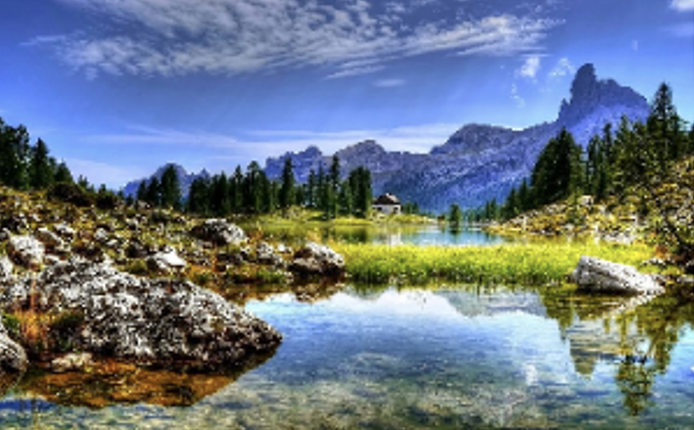
#> input picture Aadesh_Varude_Homework_11/part3_img.png, 694 x 430 px, found by its file name
$ python part3.py
#> lines starting #> are read from the running program, lines starting #| are printed output that depends on the picture
import numpy as np
import cv2 as cv
import matplotlib.pyplot as plt

# Read the image
img = cv.imread('Aadesh_Varude_Homework_11/part3_img.png')
#> img is the input picture: shape (430, 694, 3); mean B, G, R 133.2, 119.8, 107.1

# Reshape the image
Z = img.reshape((-1, 3))
Z = np.float32(Z)

# Define criteria and values of K
criteria = (cv.TERM_CRITERIA_EPS + cv.TERM_CRITERIA_MAX_ITER, 10, 1.0) # Default criteria
criteria_1=(cv.TERM_CRITERIA_MAX_ITER, 50, 1.0) # My new criteria
k_values = [2, 3, 5, 10, 20, 40] # Values assigned by professor
k_values_1 = [3, 5, 10, 30, 50, 70] # Self K values

# Set up the subplot grid
rows = 2
cols = 3
fig, axs = plt.subplots(rows, cols, figsize=(12, 8))

for i, K in enumerate(k_values):
    # Apply kmeans
    ret, label, center = cv.kmeans(Z, K, None, criteria, 10, cv.KMEANS_RANDOM_CENTERS)

    # Convert back into uint8 and reshape the image
    center = np.uint8(center)
    res = center[label.flatten()]
    res2 = res.reshape(img.shape)

    # Plot the images
    ax = axs[i // cols, i % cols]
    ax.imshow(cv.cvtColor(res2, cv.COLOR_BGR2RGB))
    ax.set_title(f'K = {K}')
    ax.axis('off')
#> this loop made 6 passes
#> ret on passes 3 to 6: 554148907.1, 264505061, 142915905.4, 94328694.7
#> (ret, center) on passes 1 to 2: (1.55e+09, [[185, 150, 129], [47, 69, 70]]), (1.04e+09, [[30, 54, 57], [222, 176, 151], [137, 122, 108]])
#> pass 1, `res2 = res.reshape(img.shape)`:
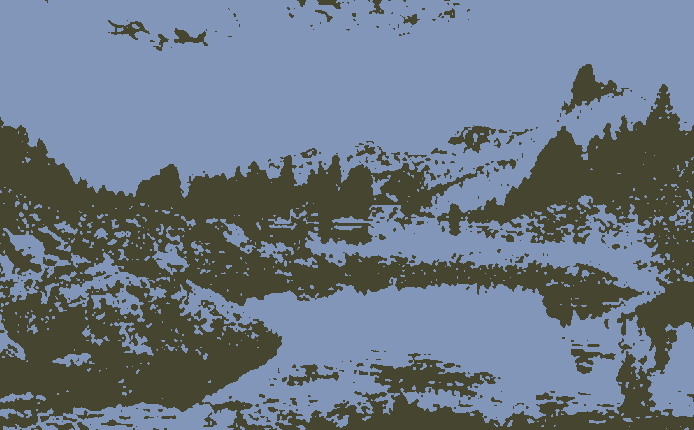
#> res2: shape (430, 694, 3); mean B, G, R 132.5, 119.2, 106.6
#> pass 2, `res2 = res.reshape(img.shape)`:
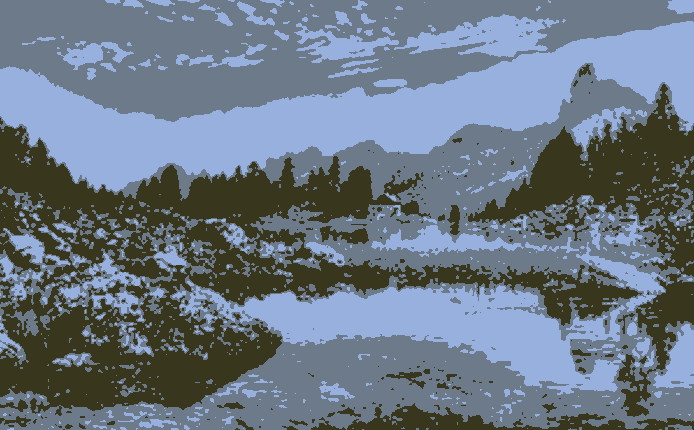
#> res2: shape (430, 694, 3); mean B, G, R 132.7, 119.3, 106.7
#> pass 3, `res2 = res.reshape(img.shape)`:
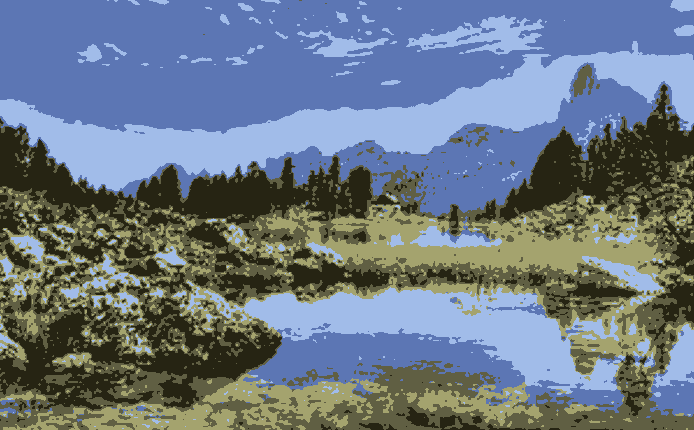
#> res2: shape (430, 694, 3); mean B, G, R 132.9, 119.5, 106.6
#> after the loop:
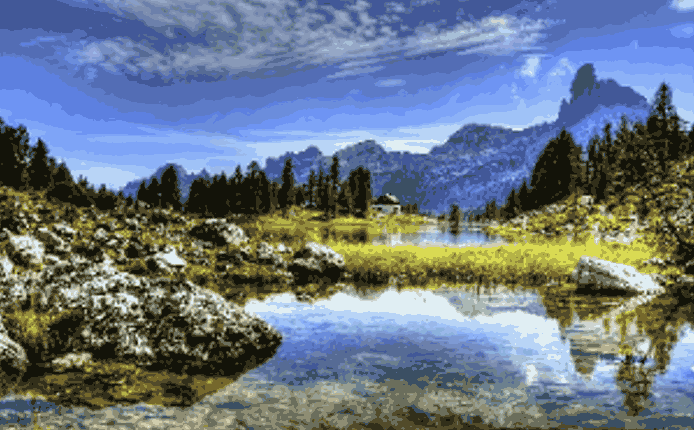
#> res2: shape (430, 694, 3); mean B, G, R 132.8, 119.3, 106.7

plt.tight_layout()
plt.show()
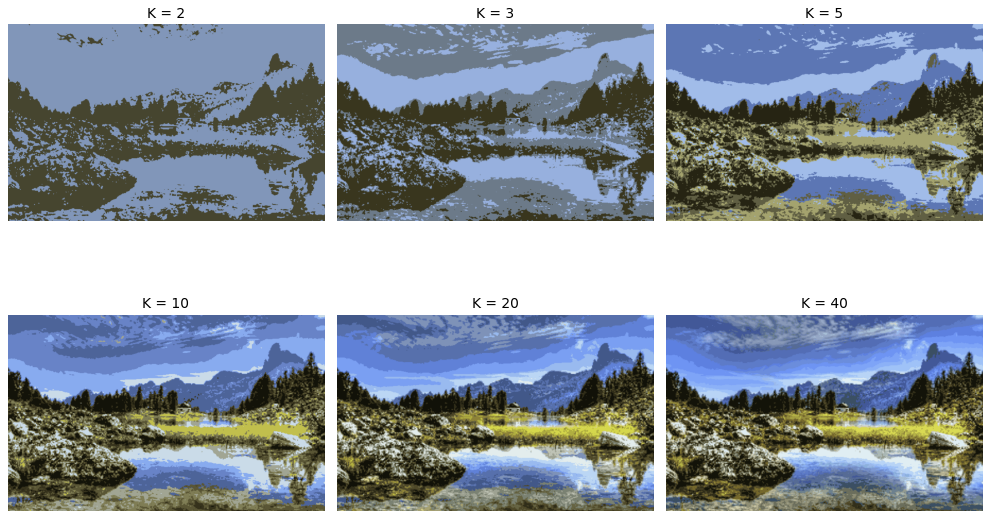
#> figure drawn by matplotlib, 6 panels
